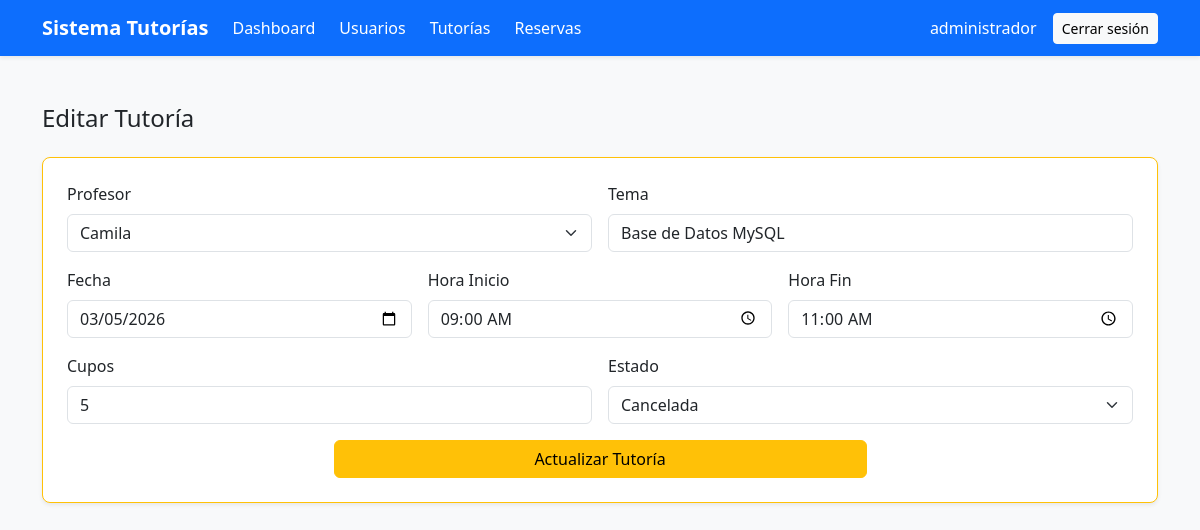
The page /sistema_tutorias/tutorias/editar.php?id=3 (signed in) on the database its author committed.
### tables this page shows
CREATE TABLE `tb_tutorias` (
  `id_tutoria` int(11) NOT NULL,
  `id_profesor` int(11) NOT NULL,
  `fecha` date NOT NULL,
  `hora_inicio` time NOT NULL,
  `hora_fin` time NOT NULL,
  `tema` varchar(255) NOT NULL,
  `cupos` int(11) NOT NULL,
  `estado` enum('disponible','reservada','cancelada') DEFAULT 'disponible',
  `fecha_creacion` timestamp NOT NULL DEFAULT current_timestamp()
);

CREATE TABLE `tb_usuarios` (
  `id_usuario` int(11) NOT NULL,
  `nombre` varchar(100) NOT NULL,
  `correo` varchar(100) NOT NULL,
  `password` varchar(255) NOT NULL,
  `id_rol` int(11) NOT NULL,
  `activo` tinyint(1) DEFAULT 1,
  `fecha_creacion` timestamp NOT NULL DEFAULT current_timestamp()
);

### sistema_tutorias/tutorias/editar.php (the view, shortened to what this page needs)
<?php
require_once "../config/conexion.php";
$id_tutoria = $_GET['id'] ?? null;
$stmt = $conexion->prepare("SELECT * FROM tb_tutorias WHERE id_tutoria = ?");
$stmt->bind_param("i", $id_tutoria);
$stmt->execute();
$result = $stmt->get_result();
$tutoria = $result->fetch_assoc();
$profesores = $conexion->query("
    SELECT u.id_usuario, u.nombre
    FROM tb_usuarios u
    INNER JOIN tb_rol r ON u.id_rol = r.id_rol
    WHERE r.nombre = 'profesor'
");
?>
<?php include "../includes/header.php"; ?>
<?php include "../includes/navbar.php"; ?>
<div class="container py-5">
    <h4 class="mb-4">Editar Tutoría</h4>
    <form method="POST" class="bg-white p-4 rounded-3 shadow-sm border border-warning">
        <div class="row g-3">
            <div class="col-md-6">
                <label class="form-label">Profesor</label>
                <select name="id_profesor" class="form-select" required>
                    <?php while ($prof = $profesores->fetch_assoc()): ?>
                        <option value="<?php echo $prof['id_usuario']; ?>"
                            <?php if($prof['id_usuario'] == $tutoria['id_profesor']) echo 'selected'; ?>>
                            <?php echo htmlspecialchars($prof['nombre']); ?>
                        </option>
                    <?php endwhile; ?>
                </select>
            </div>
            <div class="col-md-6">
                <label class="form-label">Tema</label>
                <input type="text" name="tema" class="form-control" required
                    value="<?php echo htmlspecialchars($tutoria['tema']); ?>">
            </div>
            <div class="col-md-4">
                <label class="form-label">Fecha</label>
                <input type="date" name="fecha" class="form-control" required
                    value="<?php echo $tutoria['fecha']; ?>">
            </div>
            <div class="col-md-4">
                <label class="form-label">Hora Inicio</label>
                <input type="time" name="hora_inicio" class="form-control" required
                    value="<?php echo $tutoria['hora_inicio']; ?>">
            </div>
            <div class="col-md-4">
                <label class="form-label">Hora Fin</label>
                <input type="time" name="hora_fin" class="form-control" required
                    value="<?php echo $tutoria['hora_fin']; ?>">
            </div>
            <div class="col-md-6">
                <label class="form-label">Cupos</label>
                <input type="number" name="cupos" class="form-control" min="1" required
                    value="<?php echo $tutoria['cupos']; ?>">
            </div>
            <div class="col-md-6">
                <label class="form-label">Estado</label>
                <select name="estado" class="form-select" required>
                    <option value="cancelada" <?php if($tutoria['estado']=='cancelada') echo 'selected'; ?>>Cancelada</option>
                </select>
            </div>
            <div class="col-12 text-center mt-3">
                <button type="submit" class="btn btn-warning w-50">Actualizar Tutoría</button>
            </div>
        </div>
    </form>
</div>

### rows shown on the page
tb_tutorias: id_profesor "Camila", tema "Base de Datos MySQL", fecha "03/05/2026", hora_inicio "09:00:00", hora_fin "11:00:00", cupos "5", estado "Cancelada"

### other values the page prints
$nombre "administrador"
